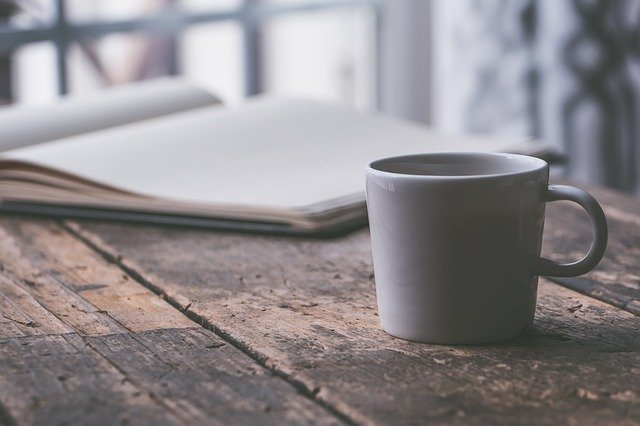
#> input picture Fundamental/data/fund16/coffee.jpg, 640 x 426 px, found by its file name
$ jupyter execute --allow-errors 'Fund16_OpenCV활용1.ipynb'   (shell and % lines are left out)
#> lines starting #> are read from the running program, lines starting #| are printed output that depends on the picture; after the words box and inside, x2 and y2 are one past the last pixel; in counts of white or black regions, pixels touching at a corner belong together
# 파이썬으로 이미지 파일 다루기

이번 LMS에서는 색상 히스토그램을 기반으로 주어진 이미지들 중 비슷한 색상 분포를 가지고 있는 이미지를 찾아주는 기능을 구현해보자.

학습 목표

- 컴퓨터에서 이미지가 표현되는 방식을 이해한다.
- Pillow와 OpenCV로 Python에서 이미지 파일을 열고 정보를 추출할 수 있다.
- CIFAR-100에서 히스토그램을 기반으로 유사한 이미지를 골라낼 수 있다.

실습환경 구성
 - 패키지 설치 : Pillow, OpenCV, Matplotlib
    ```
    $ pip install pillow opencv-python matplotlib
    ```

 - cifar-100-python 데이터셋
    - https://www.cs.toronto.edu/~kriz/cifar.html

# 디지털 이미지

이미지는 색상을 자기는 점하나를 화소(픽셀)이라고 하며 각 픽셀은  RGB(Red, Green, Blue) 세 개의 단일 색의 강도를 각각 조절하여 색상을 표현한다.

디지털 이미지의 저장방식
- 이미지를 저장하는 방법 중 가장 단순한 방법은, 각 점 하나하나의 색상 값을 저장
- 래스터(raster) 또는 비트맵(bitmap) 방식
 - 보통 한 점마다 각 색상별로 8비트를 사용하여 0~255 사이의 값(2^8 = 256)으로 해당 색의 감도를 표시
 - 사진 파일
- 벡터(vector) 방식
 - 이미지는 상대적인 점과 선의 위치를 방정식으로써 기록해 두었다가, 확대 및 축소에 따라 디지털 화면의 각 화소에 어떻게 표현될지를 재계산
 - 글꼴, 일러스트


# Pillow
이미지
- Numpy [row,column,channel] 차원의 배열로 표현됨
- 배열내 원소의 데이터 타입 : uint8( unsigned 8bit integer) 0~255승의 값을 가진다
- 0 : 검정색, 255 : 흰색

[cell 1]
import numpy as np
from PIL import Image

data = np.zeros([32,32,3], dtype=np.uint8) #0 으로 초기화될경우 검정이미지가 표시된다
image = Image.fromarray(data, 'RGB')
#> image: PIL image 32x32 RGB; every value is 0
image

동일한 배열에 빨간색 이미지를 출력해보자

[cell 2]
data[:, :] = [255,0,0]
image = Image.fromarray(data, 'RGB')
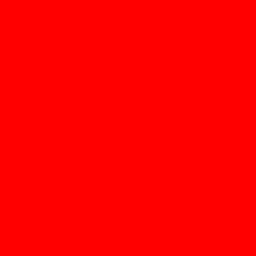
#> image: PIL image 32x32 RGB (shown 8 times larger); mean R, G, B 255, 0, 0
image

이번에는 가로 세로 각 128 픽셀짜리 흰색 이미지를 만들어 화면에 표시해보자

[cell 3]
data2 = np.zeros([128, 128, 3], dtype=np.uint8)
data2[:, :] = [255,255,255]
image = Image.fromarray(data2, 'RGB')
#> image: PIL image 128x128 RGB; every value is 255
image

이미지 파일을 열어서 저장하는 작업도 해보자

Pillow에서 저장을 지원하는 파일 형태 : [참고](https://pillow.readthedocs.io/en/stable/handbook/image-file-formats.html)

[cell 4]
# 이미지 열기
image = Image.open('/content/drive/MyDrive/Colab Notebooks/Aiffel/01_Fundamental/fund16/coffee.jpg')
#> image is the input picture: PIL image 640x426 RGB; mean R, G, B 141.8, 136.8, 139.9

# width와 height 출력
print(image.size)
#| (640, 426)

# width와 height 출력
#> (the rest of this cell did not finish here and is left out)

resize()를 이용하여 이미지 크기를 100X200으로 변경하여 저장
- resize된 함수 호출시 변경된 이미지가 리턴됨. 단 원본이미지는 변하지 않음
- resize 내부에 튜플형태로 사이즈를 설정해야함

[cell 5]
image2 = image.resize((100,200))
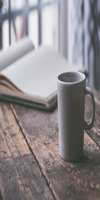
#> image2: PIL image 100x200 RGB; mean R, G, B 141.8, 136.8, 139.9
image2.save('coffee2.jpg')
image2

crop()을 이용하여 이미지의 특정부분을 잘라낸후 저장

[cell 6]
box = (300, 100, 600, 400) #box의 시작점, 마지막점
image3 = image.crop( box  )
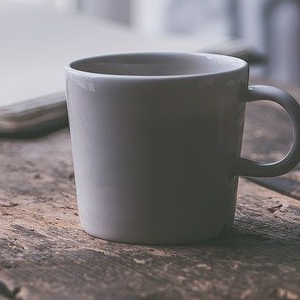
#> image3: PIL image 300x300 RGB; mean R, G, B 122.4, 118, 119.9
image3.save('coffee3.jpg')
image3

# Pillow를 활용한 전처리
이미지 데이터베이스 구축을 위해 CIFAR-100 데이터셋 을 활용해보려한다.

CIFAR-100 데이터셋
-  32x32 화소 해상도의 이미지들로 구성
- 100개 클래스 당 600장(각 학습용 500장, 테스트용 100장)하여 총 60,000장
- [파이썬 버전 dataset](https://www.cs.toronto.edu/~kriz/cifar.html)

압축을 해제하여 아래 코드를 실행해보자
실행 폴더에만 압축해제됨

- 압축 해제된 결과를 보면 이미지 파일들이 아니라 meta, test, train이라는 세 폴더만 나옴
- 본문 중 Dataset layout 아래 Python / Matlab versions 섹션 중 python3 버전에 따라 한번 파일을 열어보자

[cell 7]
import os
import pickle
from PIL import Image

dir_path = '/content/cifar-100-python'
train_file_path = os.path.join(dir_path, 'train')

#> (the rest of this cell did not finish here and is left out)

#> (a cell that did not finish here is left out)

특이하게도 각키들이 문자열(str)이 아닌 b로 시작하는 bytes로 되어있다

앞의 5개만 출력해 보자

#> (a cell that did not finish here is left out)

파일 이름이 깔끔하게 나왔다. 그러면 이 파일 이름에 해당하는 이미지는 어디 있을까

#> (a cell that did not finish here is left out)

#> (a cell that did not finish here is left out)

- 3072라는 숫자는 빨강 초록 파랑 3채널 X 1024(=32 * 32)씩 각 화소에 해당한다.
- 이 Numpy 배열을 잘 reshape하면 이미지 파일 원본이 복구된다는 뜻입니다. 그럼 (32, 32, 3)으로 reshape한 후 이미지를 화면에 출력해 보자

- 3072바이트의 이미지 데이터의 구성
 - 앞 1024바이트는 빨강(R), 그다음 1024는 녹색(G), 마지막 1024는 파랑(B) 순으로 구성
 - 앞선 차원부터 데이터를 채워주기위해 np.reshape의 order=F로 설정하면 RGB순으로 1024를 32X32에 채우는 것을 3번 반복하는 방식의 reshape된다

#> (a cell that did not finish here is left out)

첫이미지가 출력해보았는데, 이미지의 X축과 Y축이 뒤집어져 있다. 축을 바꿔주는 작업을 해주자

#> (a cell that did not finish here is left out)

CIFAR-100의 데이터셋 원본을 분석해서 이미지 파일을 뽑아내는 것까지 진행해 보았다. 데이터셋에 고이 잠들어있는 바이트정보를 실제 파일처럼 가져오는 작업을 해보자

tqdm 라이브러리를 사용하면 진행상황을 체크하여볼수있다. (50000장이므로 시간이 2~3분가량 소요 예상)

[cell 14]
import os
import pickle
from PIL import Image
import numpy
from tqdm import tqdm


dir_path = '/content/cifar-100-python'
train_file_path = os.path.join(dir_path, 'train')

# image를 저장할 cifar-100-python의 하위 디렉토리(images)를 생성합니다.
image_dir_path =  '/content/cifar-images'
if not os.path.exists(image_dir_path):
    os.mkdir(image_dir_path) # images 디렉토리 생성

# 32X32의 이미지 파일 50000개를 생성합니다.
#> (the rest of this cell did not finish here and is left out)

# 비슷한 이미지 찾아내기

[cell 15]
import os
import pickle
import cv2
import numpy as np
from matplotlib import pyplot as plt
from tqdm import tqdm
from PIL import Image

# 전처리 시 생성했던 디렉토리 구조
train_file_path = os.path.join('/content/cifar-100-python', 'train')
images_dir_path = os.path.join('/content/', 'cifar-images')

[cell 16]
# cifar 파일명을 인자로 받아 해당 이미지 파일과 히스토그램을 출력해 주는 함수
def draw_color_histogram_from_image(file_name):
    image_path = os.path.join(images_dir_path, file_name)

    #open image
    img = Image.open(image_path) #왜 따로 여는가?
    cv_img = cv2.imread(image_path)

    #draw histogram
    f = plt.figure(figsize=(10,3))
    im1 = f.add_subplot(1,2,1)
    im1.imshow(img)
    im1.set_title('Image')

    im2 = f.add_subplot(1,2,2)
    color = ('b','g','r')
    for i, col in enumerate(color):
        # image에서 i번째 채널의 히스토그램을 뽑아서(0:blue, 1:green, 2:red)
        histr = cv2.calcHist([cv_img], [i], None, [256], [0,256])
        im2.plot(histr, color=col)#  그래프를 그릴 때 채널 색상과 맞춰서 그립니다.
    im2.set_title('Histogram')

### calcHist
파라미터
- [cv_img] : 입력이미지 배열
- 히스토그램을 얻을 채널 인덱스 0:blue, 1:green, 2:red)
- 세번째는 Mask 이미지
- 네번째는 X 축 요소(BIN)의 개수
- 다섯번째는 Y 축 요소값의 범위, 하나의 채널에 대한 화소 강도 0~255

리턴값 :  256개의 요소를 갖는 배열

#> (a cell that did not finish here is left out)

히스토그램을 그려보니 이미지에 전반적으로 보이는 파란색값에 대해 히스토그램에서 나타나는것 확인할수있다

---

# Open CV

OpenCV([튜토리얼](https://docs.opencv.org/4.x/d6/d00/tutorial_py_root.html))는 오픈소스로 제공되는 컴퓨터 비전용 라이브러리
 - 영상 처리에 대한 다양한 고급 기능들이 사용하기 쉽도록 구현되어 있다.
 - 이미지에서 특정 색을 가진 영역만 추출하는 예제 만들어보자 : [참고](https://docs.opencv.org/4.x/df/d9d/tutorial_py_colorspaces.html)
  - 이미지를 읽기
  - 파란색을 찾기 쉽도록 컬러스페이스를 BGR(RGB)에서 HSV로 변환(OpenCV에서는 RGB가 아닌 BGR 순서를 사용하므로 주의)
  - 해당 색상과 맞는 영역만 표시하기

## 색상 추출 전체 코드

[cell 18]
import os
import cv2 as cv
import numpy as np
from matplotlib import pyplot as plt

img_path = '/content/drive/MyDrive/Colab Notebooks/Aiffel/01_Fundamental/fund16/cv_practice.png'
img = cv.imread(img_path)
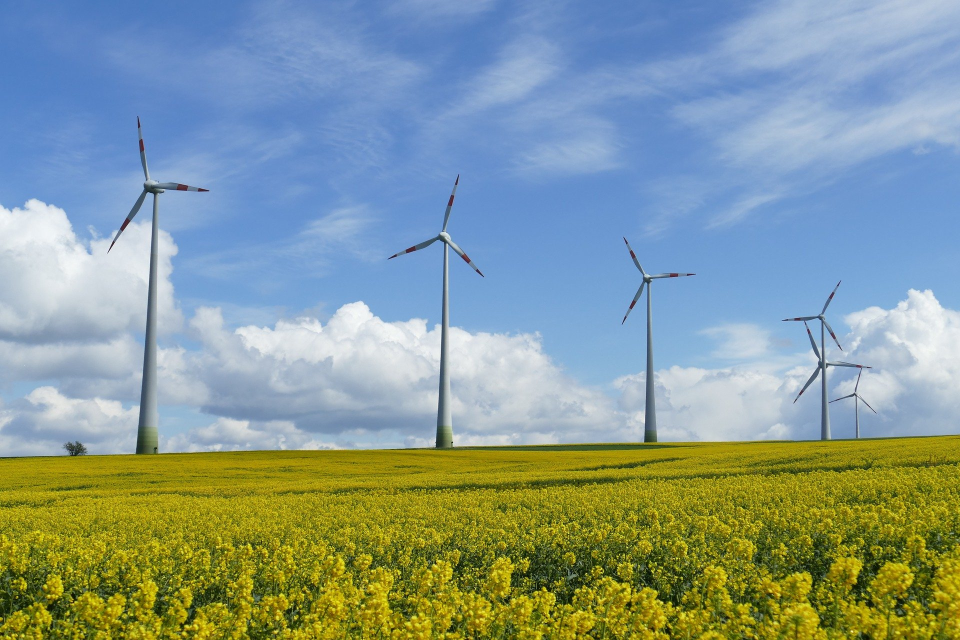
#> input picture Fundamental/data/fund16/cv_practice.png, 1920 x 1280 px, found by its file name (shown at 1/2 size)
#> img is the input picture: shape (1280, 1920, 3); mean B, G, R 149.1, 153.9, 133.7

# Convert BGR to HSV
hsv = cv.cvtColor(img, cv.COLOR_BGR2HSV)
#> hsv: shape (1280, 1920, 3); mean H, S, V 82.8, 128.9, 183.8

# define range of blue color in HSV
#HSV 색 공간에서 색상(Hue) 값 110~130 사이,
# 채도(Saturation) 및 명도(Value) 값 50~255 사이의 색들을 파란색이라고 정의
#lower_blue = np.array([100,50,50])
lower_blue = np.array([100,100,100])
upper_blue = np.array([130,255,255])

# Threshold the HSV image to get only blue colors
mask = cv.inRange(hsv,  lower_blue, upper_blue)#마스크배열을 반환
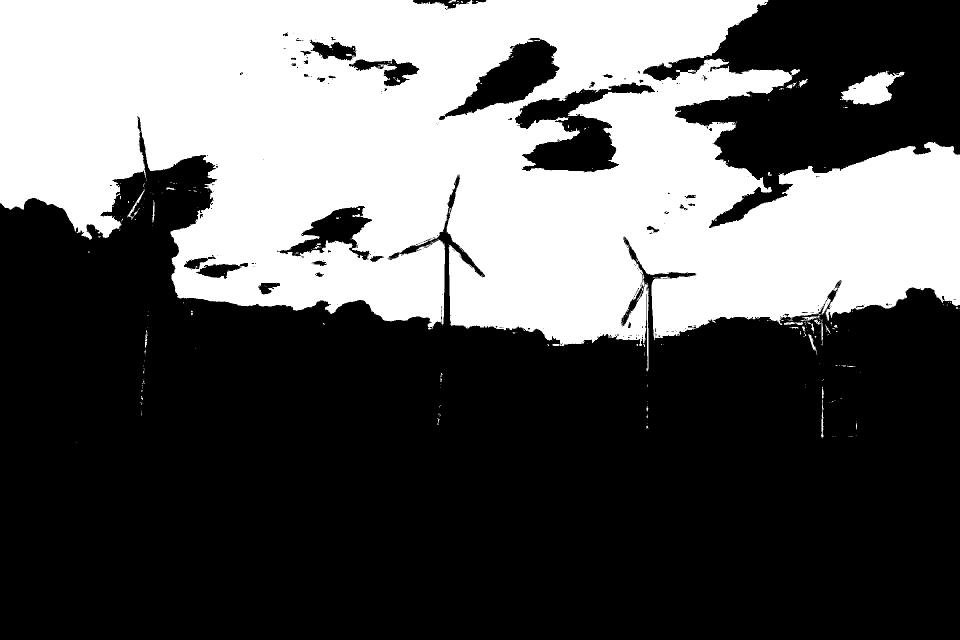
#> mask: shape (1280, 1920) (shown at 1/2 size); 37.2% white; 365 white regions (332 under 20 px), largest, box (x1, y1, x2, y2) and area: (0, 0, 1920, 742) 906865, (1682, 142, 1809, 210) 4596, (254, 378, 290, 440) 272


# Bitwise-AND mask and original image
#img : 픽셀당 hsv세채널값을 가지므로 400*300*3의 배열이고,
# mask는 1또는 0만(파란색부분여부) 가지는 400*300*1의 배열이라고 할수 있다.
res = cv.bitwise_and(img, img, mask=mask)
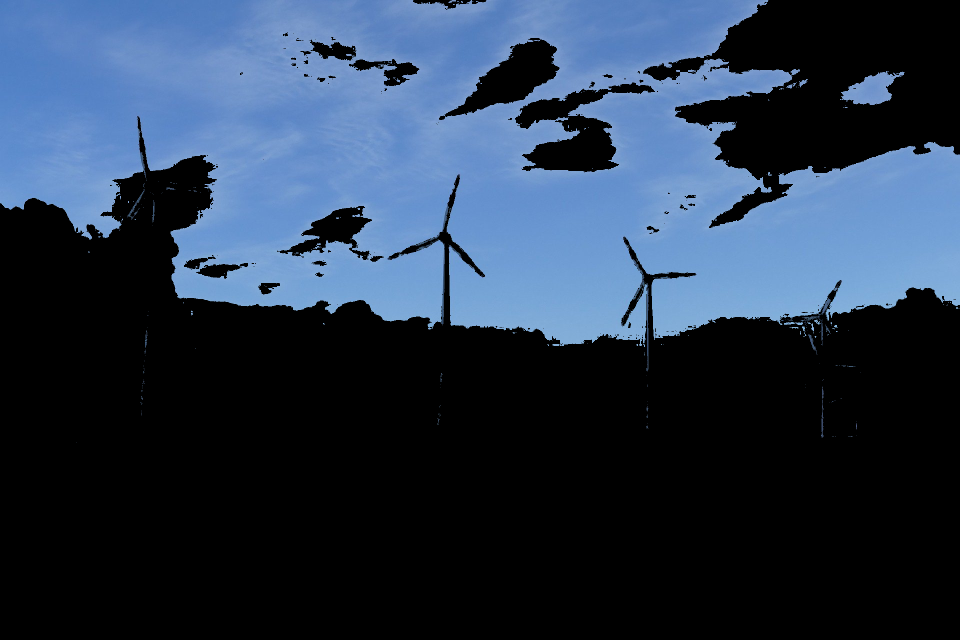
#> res: shape (1280, 1920, 3) (shown at 1/2 size); mean B, G, R 76.2, 55.6, 40.4
plt.imshow(cv.cvtColor(img, cv.COLOR_BGR2RGB))
plt.show()

plt.imshow(cv.cvtColor(mask, cv.COLOR_BGR2RGB))
plt.show()

plt.imshow(cv.cvtColor(res, cv.COLOR_BGR2RGB))
plt.show()  #화면 표시용 함수 - cv.imshow(res) PIL.Image.show(), plt.imshow()
